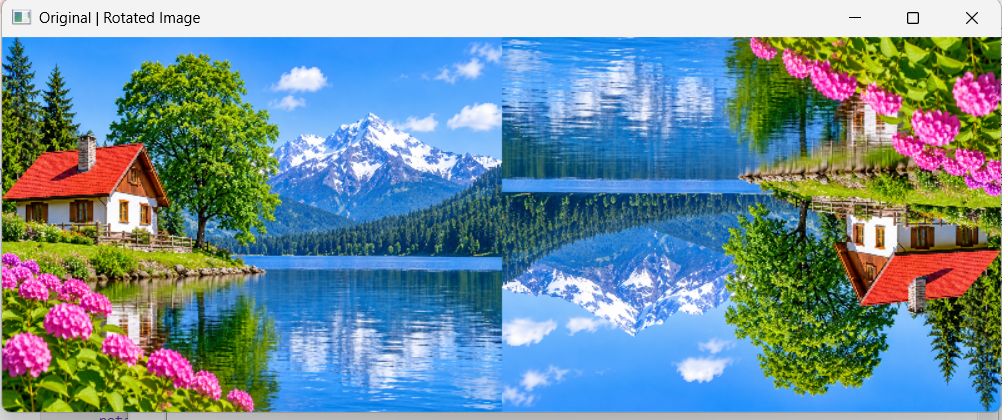
#> input picture exp.11.png, 1002 x 420 px
$ python '14. Perspective Transformation.py'
#> lines starting #> are read from the running program, lines starting #| are printed output that depends on the picture
import cv2
import numpy as np
from tkinter import Tk, filedialog

root = Tk()
root.withdraw()

path = filedialog.askopenfilename()
#> the answer given: exp.11.png
img = cv2.imread(path)
#> img is the input picture: shape (420, 1002, 3); mean B, G, R 152.9, 141.6, 111.8

if img is not None:
    pts1 = np.float32([[50, 50], [300, 50],
                       [50, 300], [300, 300]])

    pts2 = np.float32([[0, 0], [300, 0],
                       [0, 300], [300, 300]])

    matrix = cv2.getPerspectiveTransform(pts1, pts2)
    output = cv2.warpPerspective(img, matrix, (300, 300))
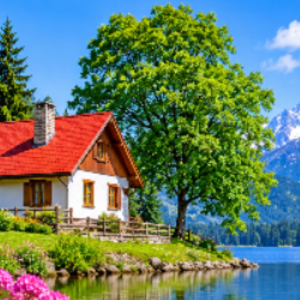
#> output: shape (300, 300, 3); mean B, G, R 103.7, 124.6, 102.7

    img = cv2.resize(img, (400, 300))
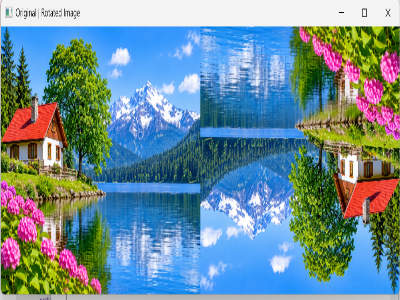
#> img: shape (300, 400, 3); mean B, G, R 152.8, 141.6, 111.7
    output = cv2.resize(output, (400, 300))
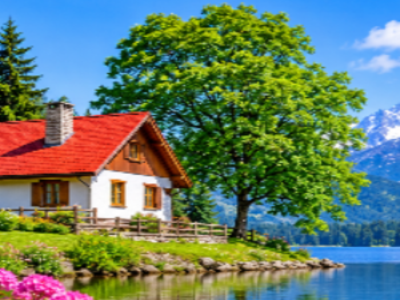
#> output: shape (300, 400, 3); mean B, G, R 103.7, 124.7, 102.8

    result = np.hstack((img, output))
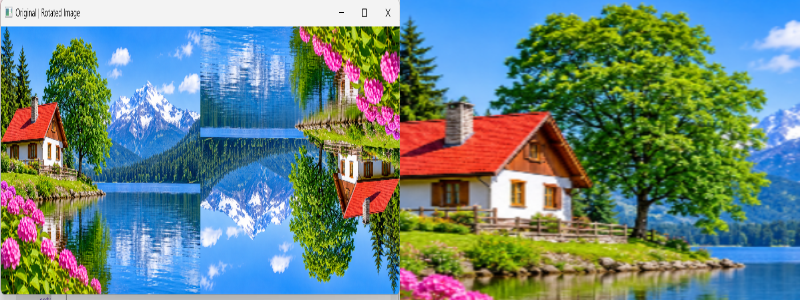
#> result: shape (300, 800, 3); mean B, G, R 128.3, 133.1, 107.2
    cv2.imshow('Original | Perspective Transformation', result)

    cv2.waitKey(0)
    cv2.destroyAllWindows()
else:
    print("Image not selected!")

$ run again, on exp.13.png
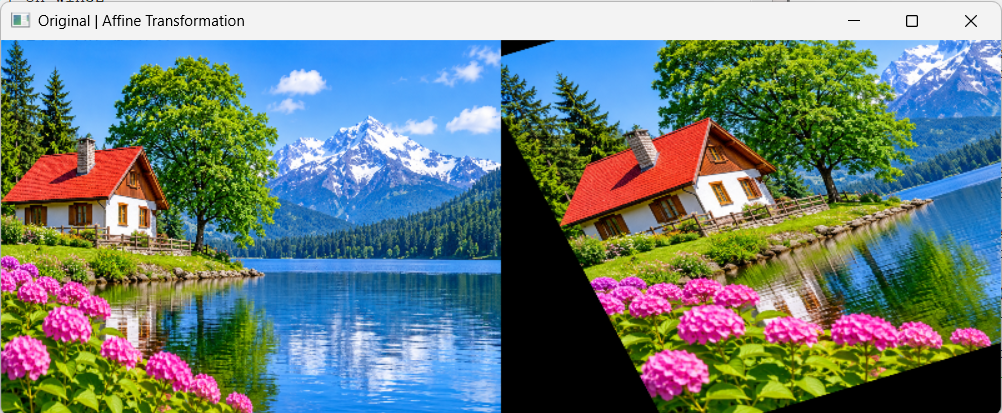
#> input picture exp.13.png, 1002 x 413 px
#> img is the input picture: shape (413, 1002, 3); mean B, G, R 123.3, 126, 107.7
#> img: shape (300, 400, 3)
#> `output = cv2.resize(output, (400, 300))`:
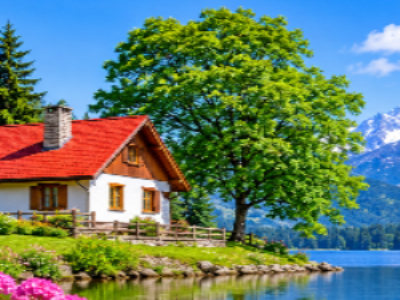
#> output: shape (300, 400, 3); mean B, G, R 105.7, 125.3, 101.9
#> `result = np.hstack((img, output))`:
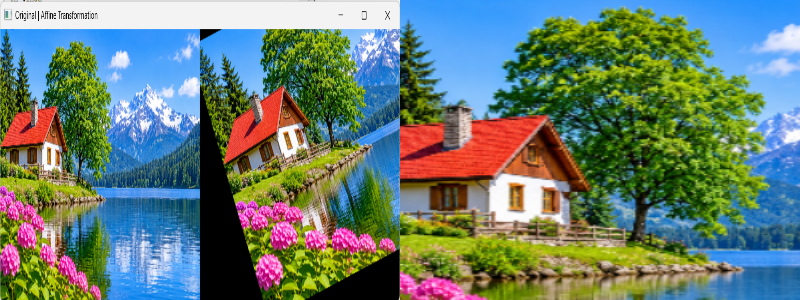
#> result: shape (300, 800, 3); mean B, G, R 114.4, 125.6, 104.7
